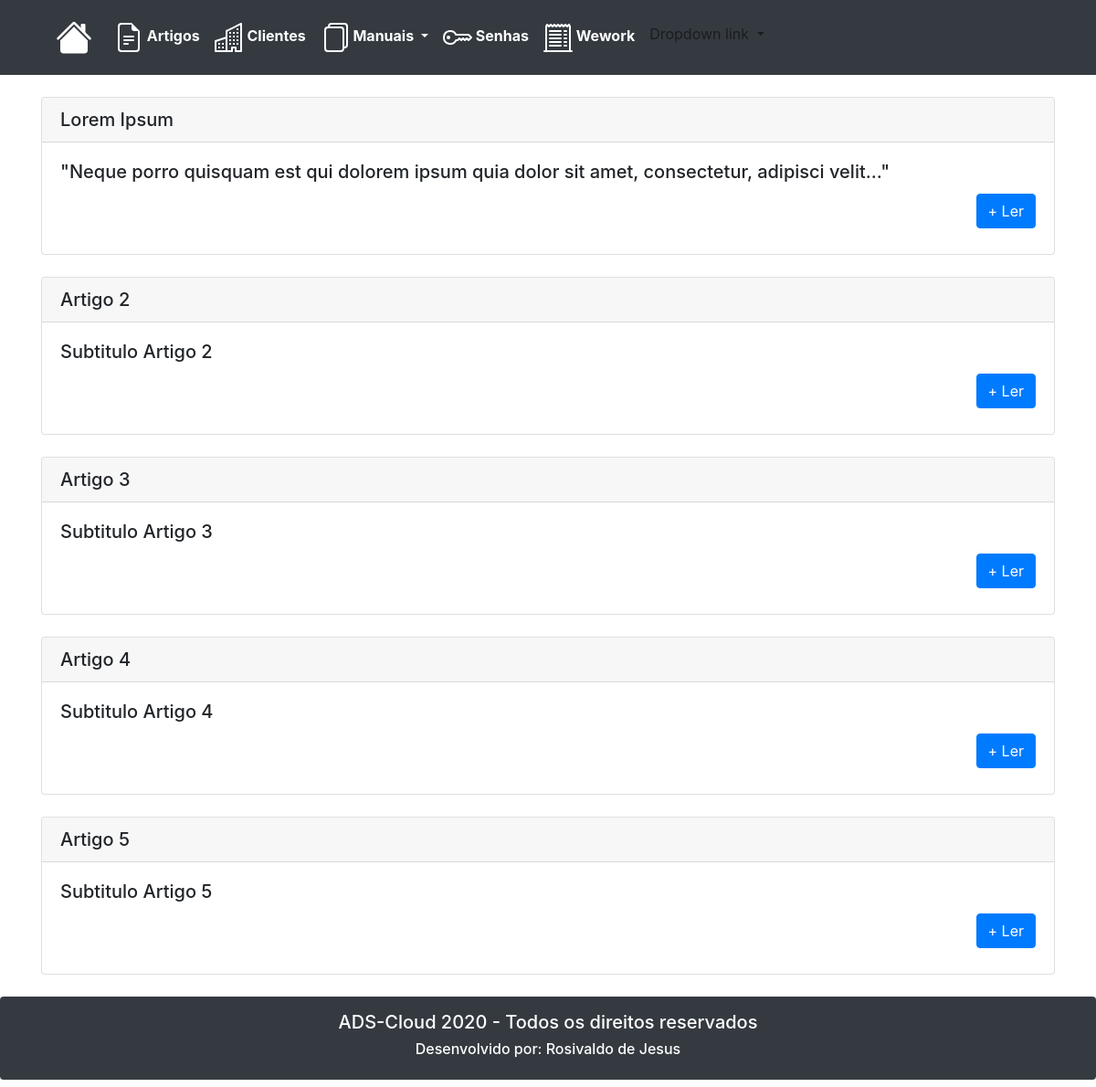
The app's page /artigos/ with its own data.
### evertical/models.py (models this page shows, shortened)
class tbArtigos(models.Model):
    artigoTitulo = models.CharField(max_length=255, blank=True, null=True)
    artigoSubtitulo = models.CharField(max_length=255, blank=True, null=True)
    artigoTexto = RichTextField(blank=True, null=True)
    class Meta:
        db_table = 'tbArtigos'
        verbose_name_plural = 'Artigos'

### evertical/views.py (the view)
# urls.py: path('artigos/', artigos),
def artigos(request):
    artigos = tbArtigos.objects.all()
    dados = {'artigos': artigos}
    return render(request, 'artigos.html', dados)

### templates/artigos.html
{% extends "base.html" %}
{% load static %}
{% block content %}
<div class="container-xl">
	<section>
		<br>
		{% for artigo in artigos %}
	<div class="card">
	  <h5 class="card-header">{{ artigo.artigoTitulo }}</h5>
	  <div class="card-body">
		<h5 class="card-title">{{ artigo.artigoSubtitulo }}</h5>
		  <div align="right">
			  <h4>
				  <a href="/artigoVisualizacao/?id={{ artigo.id }}" class="btn btn-primary">+ Ler</a>
			  </h4>
		  </div>
	  </div>
	</div>
		<br>
		{% endfor %}
	</section>
</div>
{% endblock %}s

### records on screen
tbArtigos: artigoTitulo "Lorem Ipsum", artigoSubtitulo "\"Neque porro quisquam est qui dolorem ipsum quia dolor sit amet, consectetur, adipisci velit...\""
tbArtigos: artigoTitulo "Artigo 2", artigoSubtitulo "Subtitulo Artigo 2"
tbArtigos: artigoTitulo "Artigo 3", artigoSubtitulo "Subtitulo Artigo 3"
tbArtigos: artigoTitulo "Artigo 4", artigoSubtitulo "Subtitulo Artigo 4"
tbArtigos: artigoTitulo "Artigo 5", artigoSubtitulo "Subtitulo Artigo 5"
